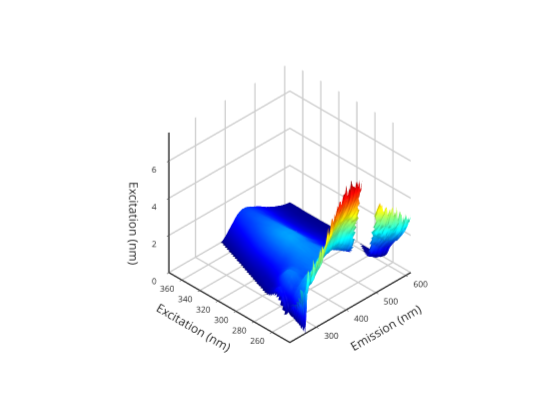

Notebook code for this chart:
### Markdown cell above
# Picking specific values

Using the graph below you can find fluorescence values at any ex/em pairs that you wish to use for fluorescnece indices such as humification index or fluorescence index.

### Code cell
% use the plotly plotting command to make the surface rotatable
graphics_toolkit ("plotly"); 
makesurfaceplot(F,em,ex)

### Figure 1 — Plotly figure (JSON) as saved in the notebook; plotly's stock layout.template omitted (floating-point values rounded to 4 significant figures; data arrays with more than 128 entries replaced by an {"elided": "..."} marker saying what was removed)
{"data": [{"autocolorscale": "false", "cauto": "false", "cmax": 6.832, "cmin": 0, "colorscale": [[0, "rgb(0,0,143)"], [0.01587, "rgb(0,0,159)"], [0.03175, "rgb(0,0,175)"], [0.04762, "rgb(0,0,191)"], [0.06349, "rgb(0,0,207)"], [0.07937, "rgb(0,0,223)"], [0.09524, "rgb(0,0,239)"], [0.1111, "rgb(0,0,255)"], [0.127, "rgb(0,15,255)"], [0.1429, "rgb(0,31,255)"], [0.1587, "rgb(0,47,255)"], [0.1746, "rgb(0,63,255)"], [0.1905, "rgb(0,79,255)"], [0.2063, "rgb(0,95,255)"], [0.2222, "rgb(0,111,255)"], [0.2381, "rgb(0,127,255)"], [0.254, "rgb(0,143,255)"], [0.2698, "rgb(0,159,255)"], [0.2857, "rgb(0,175,255)"], [0.3016, "rgb(0,191,255)"], [0.3175, "rgb(0,207,255)"], [0.3333, "rgb(0,223,255)"], [0.3492, "rgb(0,239,255)"], [0.3651, "rgb(0,255,255)"], [0.381, "rgb(15,255,239)"], [0.3968, "rgb(31,255,223)"], [0.4127, "rgb(47,255,207)"], [0.4286, "rgb(63,255,191)"], [0.4444, "rgb(79,255,175)"], [0.4603, "rgb(95,255,159)"], [0.4762, "rgb(111,255,143)"], [0.4921, "rgb(127,255,127)"], [0.5079, "rgb(143,255,111)"], [0.5238, "rgb(159,255,95)"], [0.5397, "rgb(175,255,79)"], [0.5556, "rgb(191,255,63)"], [0.5714, "rgb(207,255,47)"], [0.5873, "rgb(223,255,31)"], [0.6032, "rgb(239,255,15)"], [0.619, "rgb(255,255,0)"], [0.6349, "rgb(255,239,0)"], [0.6508, "rgb(255,223,0)"], [0.6667, "rgb(255,207,0)"], [0.6825, "rgb(255,191,0)"], [0.6984, "rgb(255,175,0)"], [0.7143, "rgb(255,159,0)"], [0.7302, "rgb(255,143,0)"], [0.746, "rgb(255,127,0)"], [0.7619, "rgb(255,111,0)"], [0.7778, "rgb(255,95,0)"], [0.7937, "rgb(255,79,0)"], [0.8095, "rgb(255,63,0)"], [0.8254, "rgb(255,47,0)"], [0.8413, "rgb(255,31,0)"], [0.8571, "rgb(255,15,0)"], [0.873, "rgb(255,0,0)"], [0.8889, "rgb(239,0,0)"], [0.9048, "rgb(223,0,0)"], [0.9206, "rgb(207,0,0)"], [0.9365, "rgb(191,0,0)"], [0.9524, "rgb(175,0,0)"], [0.9683, "rgb(159,0,0)"], [0.9841, "rgb(143,0,0)"], [1, "rgb(127,0,0)"]], "contours": {"x": {"highlight": true, "highlightcolor": "rgb(0, 0, 0)", "highlightwidth": 1, "show": false}, "y": {"highlight": true, "highlightcolor": "rgb(0, 0, 0)", "highlightwidth": 1, "show": false}, "z": {"highlight": true, "highlightcolor": "rgb(0, 0, 0)", "highlightwidth": 1, "show": false}}, "name": "", "scene": "scene", "showlegend": false, "showscale": false, "surfacecolor": {"elided": "42x125 float values"}, "type": "surface", "visibility": true, "x": [210.9, 214.1, 217.2, 220.4, 223.6, 226.7, 229.9, 233.1, 236.3, 239.5, 242.7, 245.8, 249.0, 252.2, 255.4, 258.6, 261.8, 265.0, 268.2, 271.4, 274.6, 277.9, 281.1, 284.3, 287.5, 290.7, 293.9, 297.2, 300.4, 303.6, 306.9, 310.1, 313.3, 316.6, 319.8, 323.0, 326.3, 329.5, 332.8, 336.0, 339.3, 342.5, 345.8, 349.0, 352.3, 355.5, 358.8, 362.1, 365.3, 368.6, 371.9, 375.1, 378.4, 381.7, 384.9, 388.2, 391.5, 394.8, 398.1, 401.3, 404.6, 407.9, 411.2, 414.5, 417.8, 421.1, 424.4, 427.7, 431.0, 434.2, 437.5, 440.8, 444.1, 447.5, 450.8, 454.1, 457.4, 460.7, 464.0, 467.3, 470.6, 473.9, 477.2, 480.5, 483.9, 487.2, 490.5, 493.8, 497.1, 500.5, 503.8, 507.1, 510.4, 513.7, 517.1, 520.4, 523.7, 527.0, 530.4, 533.7, 537.0, 540.4, 543.7, 547.0, 550.4, 553.7, 557.0, 560.4, 563.7, 567.0, 570.4, 573.7, 577.0, 580.4, 583.7, 587.1, 590.4, 593.7, 597.1, 600.4, 603.8, 607.1, 610.5, 613.8, 617.1], "y": [374.4, 371.1, 367.8, 364.6, 361.3, 358.0, 354.8, 351.5, 348.2, 344.9, 341.7, 338.4, 335.1, 331.9, 328.6, 325.3, 322.1, 318.8, 315.5, 312.2, 309.0, 305.7, 302.4, 299.2, 295.9, 292.6, 289.4, 286.1, 282.8, 279.5, 276.3, 273, 269.7, 266.5, 263.2, 259.9, 256.6, 253.4, 250.1, 246.8, 243.6, 240.3], "z": {"elided": "42x125 float values"}}], "layout": {"height": 420, "hovermode": "closest", "margin": {"b": 0, "l": 0, "r": 0, "t": 0}, "plot_bgcolor": "rgba(0, 0, 0, 0)", "scene": {"aspectmode": "auto", "aspectratio": {"x": 1, "y": 1, "z": 1}, "camera": {"projection": {"type": "orthographic"}}, "domain": {"x": [0.13, 0.905], "y": [0.11, 0.925]}, "xaxis": {"autorange": false, "exponentformat": "none", "gridcolor": "", "gridwidth": 3, "linecolor": "rgb(38,38,38)", "linewidth": 3, "mirror": false, "range": [617.1, 210.9], "showgrid": true, "showline": true, "side": "bottom", "spikedash": "solid", "spikemode": "across", "spikesides": false, "spikethickness": 1, "tickangle": 0, "tickcolor": "rgb(38,38,38)", "tickfont": {"color": "rgb(38,38,38)", "size": 10}, "ticklen": 3, "ticks": "outside", "ticktext": ["300", "400", "500", "600"], "tickvals": [300, 400, 500, 600], "title": {"font": {"color": "rgb(38,38,38)", "size": 12}, "text": "Emission (nm)"}, "type": "linear", "visible": true, "zeroline": false}, "yaxis": {"autorange": false, "exponentformat": "none", "gridcolor": "", "gridwidth": 3, "linecolor": "rgb(38,38,38)", "linewidth": 3, "mirror": false, "range": [374.4, 240.3], "showgrid": true, "showline": true, "side": "left", "spikedash": "solid", "spikemode": "across", "spikesides": false, "spikethickness": 1, "tickangle": 0, "tickcolor": "rgb(38,38,38)", "tickfont": {"color": "rgb(38,38,38)", "size": 10}, "ticklen": 3, "ticks": "outside", "ticktext": ["260", "280", "300", "320", "340", "360"], "tickvals": [260, 280, 300, 320, 340, 360], "title": {"font": {"color": "rgb(38,38,38)", "size": 12}, "text": "Excitation (nm)"}, "type": "linear", "visible": true, "zeroline": false}, "zaxis": {"autorange": false, "exponentformat": "none", "gridcolor": "", "gridwidth": 3, "linecolor": "rgb(38,38,38)", "linewidth": 3, "mirror": false, "range": [0, 7.515], "showgrid": true, "showline": true, "side": "none", "spikedash": "solid", "spikemode": "across", "spikesides": false, "spikethickness": 1, "tickangle": 0, "tickcolor": "rgb(38,38,38)", "tickfont": {"color": "rgb(38,38,38)", "size": 10}, "ticklen": 3, "ticks": "outside", "ticktext": ["0", "2", "4", "6"], "tickvals": [0, 2, 4, 6], "title": {"font": {"color": "rgb(38,38,38)", "size": 12}, "text": "Excitation (nm)"}, "type": "linear", "visible": true, "zeroline": false}}, "showlegend": false, "width": 560}}
